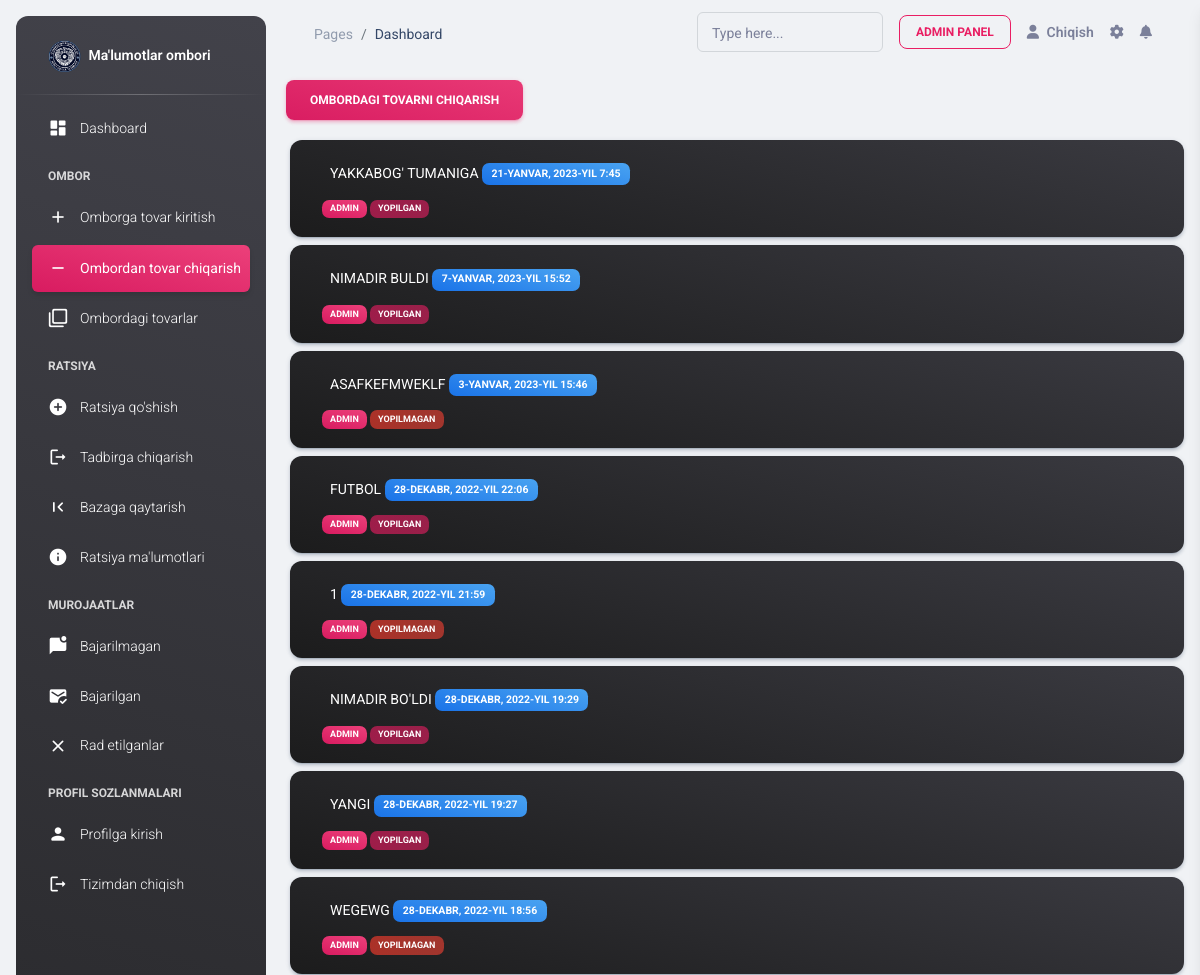
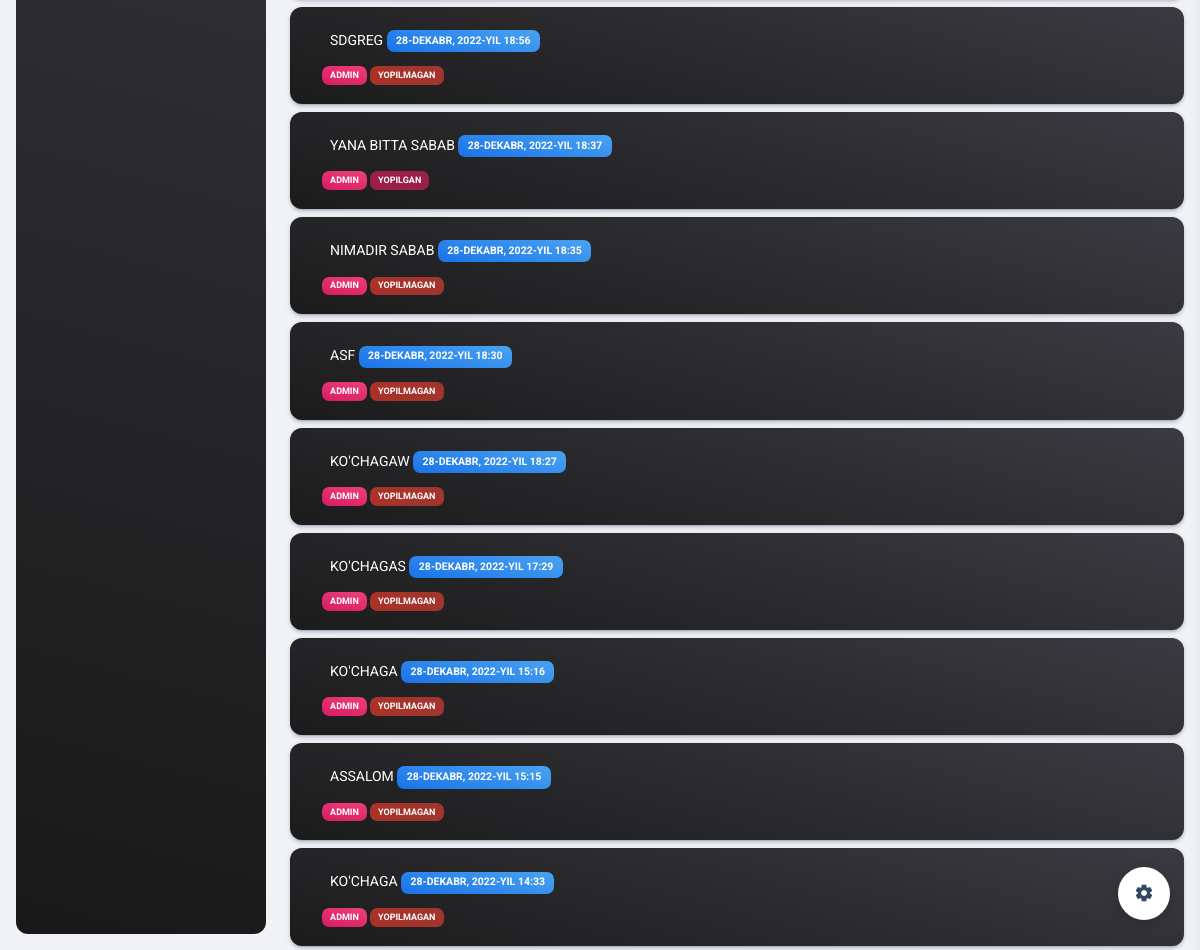
/depot/out/ (signed in), run on the app's committed database (2 pictures, top to bottom).
### warehouse/models.py (models this page shows, shortened)
class Reason(models.Model):
    reason = models.CharField(max_length=100)
    opener = models.ForeignKey(CustomUser, on_delete=models.CASCADE)
    rea_date = models.DateTimeField(auto_now_add=True)
    closed = models.BooleanField(default=False)

### accounts/models.py (models this page shows)
class CustomUser(AbstractUser):
    phone_number = models.CharField(max_length=60)

### warehouse/views.py (the view, shortened to what this page needs)
# urls.py: path('depot/out/', OutDepot.as_view(), name='out_depot'),
class OutDepot(LoginRequiredMixin, TemplateView):
    template_name = 'outdepot.html'
    reasonid = int()
    def get(self, request, *args, **kwargs):
        if 'reason' in request.GET:
            reason, created = Reason.objects.get_or_create(reason=self.request.GET['reason'], opener=self.request.user)
            self.reasonid = reason.pk
            context = self.get_context_data()
            return self.render_to_response(context)
        context = dict()
        context['reasons'] = Reason.objects.all()
        return render(request, 'reasons.html', context=context)

### templates/reasons.html (shortened to what this page needs)
{% extends 'base.html' %}
{% block content %}
    {% load static %}
    <body class="g-sidenav-show  bg-gray-200">
    {% include "aside.html" %}
    <main class="main-content position-relative max-height-vh-100 h-100 border-radius-lg ">
        {% include 'navbar.html' %}
        <div class="container">
            <button type="button" class="btn bg-gradient-primary my-3" data-bs-toggle="modal"
                    data-bs-target="#outdepot">
                Ombordagi tovarni chiqarish
            </button>
            <div class="d-flex justify-content-between flex-column-reverse  flex-column mb-3">
                {% for reason in reasons %}
                    <a href="{% url 'out_depot' %}?reason={{ reason.reason }}">
                        <div class="btn card  m-1 bg-gradient-dark text-lg-start">
                            <div class="card-body p-2">
                                <p class="text-uppercase text-white  p-lg-1 form-label text-xxl-start">{{ reason.reason }}
                                    <span
                                            class="badge bg-gradient-info">  {{ reason.rea_date }}</span>
                                </p>      <span class=" badge bg-gradient-primary">{{ reason.opener }} </span>
                                <span class=" badge bg-gradient-faded-{% if reason.closed %}primary{% else %}danger{% endif %}">{% if reason.closed %} Yopilgan{% else %}
                                    Yopilmagan{% endif %}</span>
                            </div>
                        </div>
                    </a>
                {% endfor %}
            </div>
        </div>
    </main>
    {% include 'settings.html' %}
    </body>
{% endblock content %}

### data on the page
Reason: reason "KO'CHAGA", rea_date "28-DEKABR, 2022-YIL 14:33", opener "ADMIN", closed "YOPILMAGAN"
Reason: reason "ASSALOM", rea_date "28-DEKABR, 2022-YIL 15:15", opener "ADMIN", closed "YOPILMAGAN"
Reason: reason "KO'CHAGA", rea_date "28-DEKABR, 2022-YIL 15:16", opener "ADMIN", closed "YOPILMAGAN"
Reason: reason "KO'CHAGAS", rea_date "28-DEKABR, 2022-YIL 17:29", opener "ADMIN", closed "YOPILMAGAN"
Reason: reason "KO'CHAGAW", rea_date "28-DEKABR, 2022-YIL 18:27", opener "ADMIN", closed "YOPILMAGAN"
Reason: reason "ASF", rea_date "28-DEKABR, 2022-YIL 18:30", opener "ADMIN", closed "YOPILMAGAN"
Reason: reason "NIMADIR SABAB", rea_date "28-DEKABR, 2022-YIL 18:35", opener "ADMIN", closed "YOPILMAGAN"
Reason: reason "YANA BITTA SABAB", rea_date "28-DEKABR, 2022-YIL 18:37", opener "ADMIN", closed "YOPILGAN"
Reason: reason "SDGREG", rea_date "28-DEKABR, 2022-YIL 18:56", opener "ADMIN", closed "YOPILMAGAN"
Reason: reason "WEGEWG", rea_date "28-DEKABR, 2022-YIL 18:56", opener "ADMIN", closed "YOPILMAGAN"
Reason: reason "YANGI", rea_date "28-DEKABR, 2022-YIL 19:27", opener "ADMIN", closed "YOPILGAN"
Reason: reason "NIMADIR BO'LDI", rea_date "28-DEKABR, 2022-YIL 19:29", opener "ADMIN", closed "YOPILGAN"
Reason: reason "1", rea_date "28-DEKABR, 2022-YIL 21:59", opener "ADMIN", closed "YOPILMAGAN"
Reason: reason "FUTBOL", rea_date "28-DEKABR, 2022-YIL 22:06", opener "ADMIN", closed "YOPILGAN"
Reason: reason "ASAFKEFMWEKLF", rea_date "3-YANVAR, 2023-YIL 15:46", opener "ADMIN", closed "YOPILMAGAN"
Reason: reason "NIMADIR BULDI", rea_date "7-YANVAR, 2023-YIL 15:52", opener "ADMIN", closed "YOPILGAN"
Reason: reason "YAKKABOG' TUMANIGA", rea_date "21-YANVAR, 2023-YIL 7:45", opener "ADMIN", closed "YOPILGAN"
